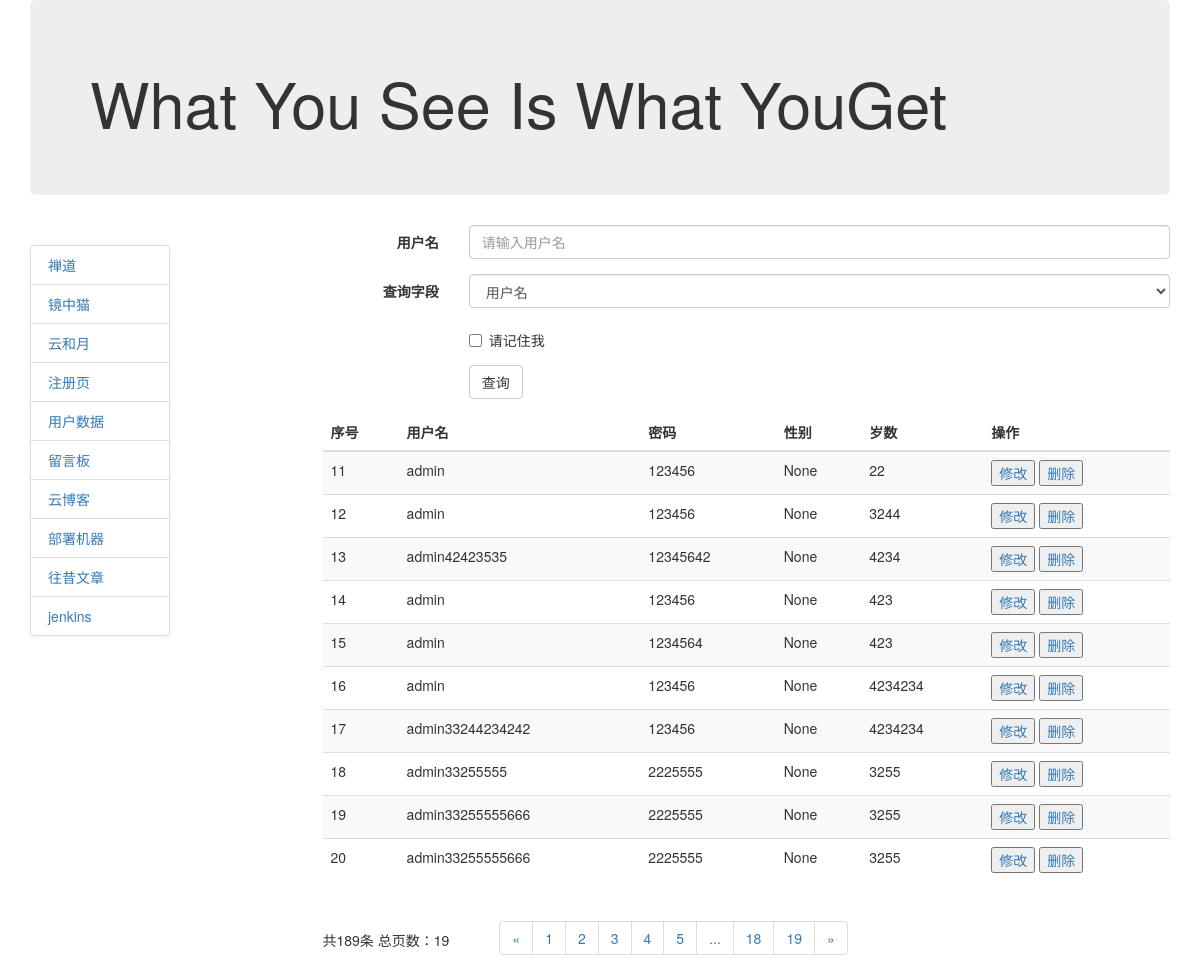
Before: /user/userlist with the older database file.
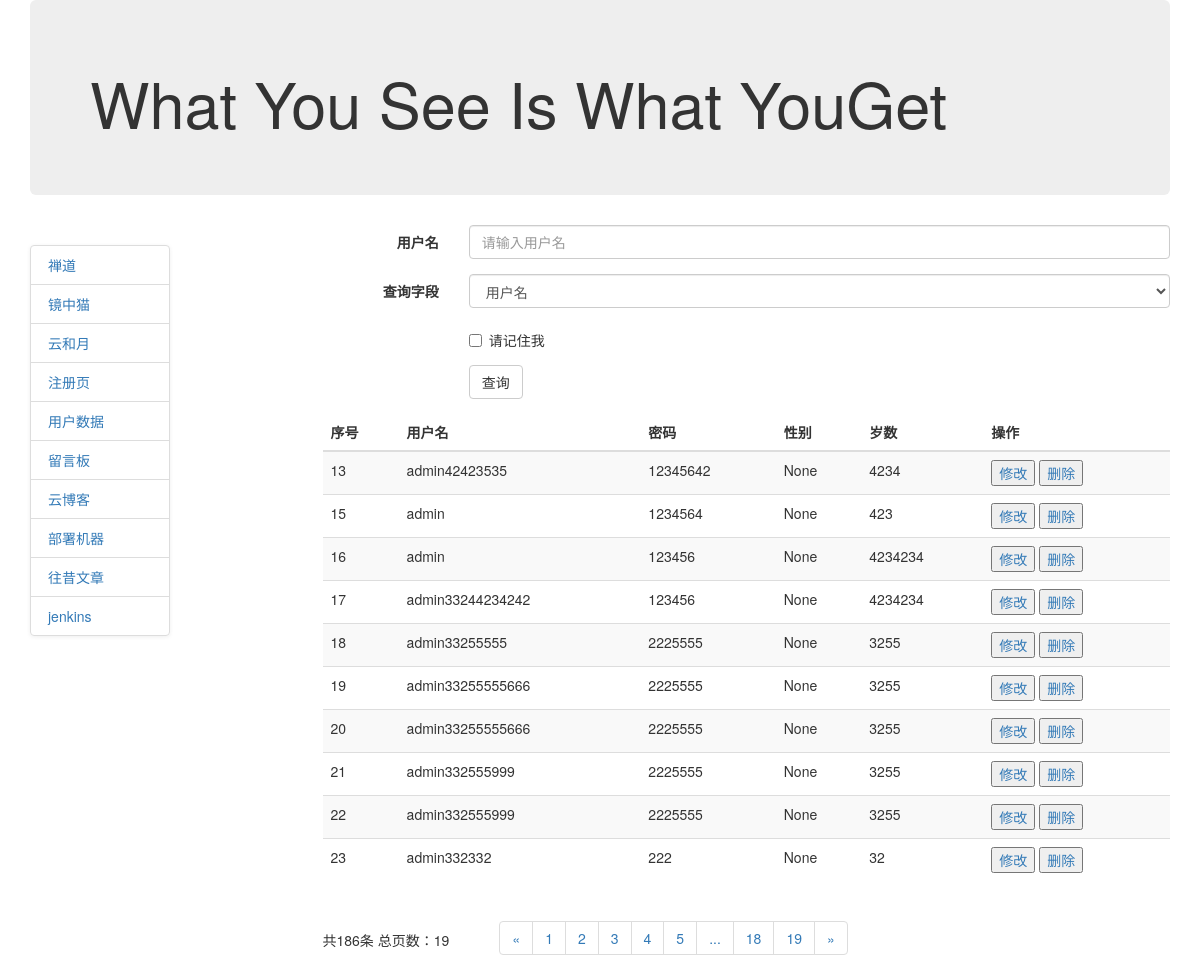
After: the same page with the newer database file.
### models.py (models this page shows)
class User(db.Model):
    id = db.Column(db.Integer, primary_key=True)
    username = db.Column(db.String)
    password = db.Column(db.String)
    sex = db.Column(db.String)
    age = db.Column(db.Integer)

### views/users/users.py (the view)
@user_app.route("/userlist", methods=['get', 'post'])
def userList():
    if request.method == "POST":
        input_username = request.form['username']
        condition = {request.form['field']: input_username}
        print(condition)
        users = User.query.filter_by(**condition).all()
        if not input_username:
            users = User.query.all()
    else:
        page = request.args.get('page')
        if page is not None:
            users = User.query.paginate(int(page), 10)
        else:
            users = User.query.paginate(1, 10)
    return render_template("user/user_list.html", users=users.items,
                           pages=users.pages,  # 总页数
                           total=users.total,  # 总条数
                           pageList=users.iter_pages(),  # 自动分页
                           next_num=users.next_num,  # 下一页
                           prev_num=users.prev_num  # 上一页
                           )

### templates/user/user_list.html (shortened to what this page needs)
{% extends 'base02.html' %}
{% block content %}
<form class="form-horizontal" role="form" action="{{ url_for("user_app.userList") }}" method="post">
  <div class="form-group">
    <label for="username" class="col-sm-2 control-label">用户名</label>
    <div class="col-sm-10">
      <input type="text" class="form-control" id="username" name="username" placeholder="请输入用户名">
    </div>
  </div>
  <div class="form-group">
		<label for="field" class="col-xs-2 control-label">查询字段</label>
		<div class="col-xs-10">
			<select name="field" class="form-control">
				<option value="username">用户名</option>
			</select>
		</div>
  </div>
  <div class="form-group">
    <div class="col-sm-offset-2 col-sm-10">
      <div class="checkbox">
        <label>
          <input type="checkbox">请记住我
        </label>
      </div>
    </div>
  </div>
  <div class="form-group">
    <div class="col-sm-offset-2 col-sm-10">
      <button type="submit" class="btn btn-default">查询</button>
    </div>
  </div>
</form>
<table class="table table-striped">
  <thead>
    <tr>
		<th>序号</th>
		<th>用户名</th>
		<th>密码</th>
		<th>性别</th>
		<th>岁数</th>
		<th>操作</th>
	</tr>
  </thead>
  <tbody>
    {% for user in users %}
	<tr>
		<td>{{ user.id}}</td>
		<td>{{ user.username}}</td>
		<td>{{ user.password}}</td>
		<td>{{ user.sex}}</td>
		<td>{{ user.age}}</td>
		<td>
			<a href="{{ url_for("user_app.editUser", user_id=user.id) }}">
				 <button type="button">修改</button>
			</a>
			<a href="{{ url_for("user_app.deleteUser", user_id=user.id) }}">
				 <button type="button" onclick="return confirm('Are you sure?')">删除</button>
			</a>
		</td>
	</tr>
	{% endfor %}
  </tbody>
</table>
<table>
	<tr>
	<td>共{{ total }}条 总页数：{{ pages }}</td>
	<td >
		<ul class="pagination" style="margin-left: 50px">
			{% if prev_num != None %}
				<li><a href="?page={{ prev_num }}">&laquo;</a></li>
			{% else %}
				<li><a href="#">&laquo;</a></li>
			{% endif %}
			{% for page in pageList %}
				{% if page != None %}
					<li><a href="?page={{ page }}">{{ page }}</a></li>
				{% else %}
					<li><a href="#">...</a></li>
				{% endif %}
			{% endfor %}
			{% if next_num != None %}
				<li><a href="?page={{ next_num }}">&raquo;</a></li>
			{% else %}
				<li><a href="#">&raquo;</a></li>
			{% endif %}
		</ul>
	</td>
	</tr>
</table>
{% endblock %}

Changed rows visible on the page:
removed User: id "11", username "admin", password "123456", sex "None", age "22"
removed User: id "12", username "admin", password "123456", sex "None", age "3244"
removed User: id "14", username "admin", password "123456", sex "None", age "423"
now on this page (row unchanged): User: id "21", username "admin332555999", password "2225555", sex "None", age "3255"
now on this page (row unchanged): User: id "22", username "admin332555999", password "2225555", sex "None", age "3255"
now on this page (row unchanged): User: id "23", username "admin332332", password "222", sex "None", age "32"
Other visible differences:
{{ total }}: "189" → "186"
